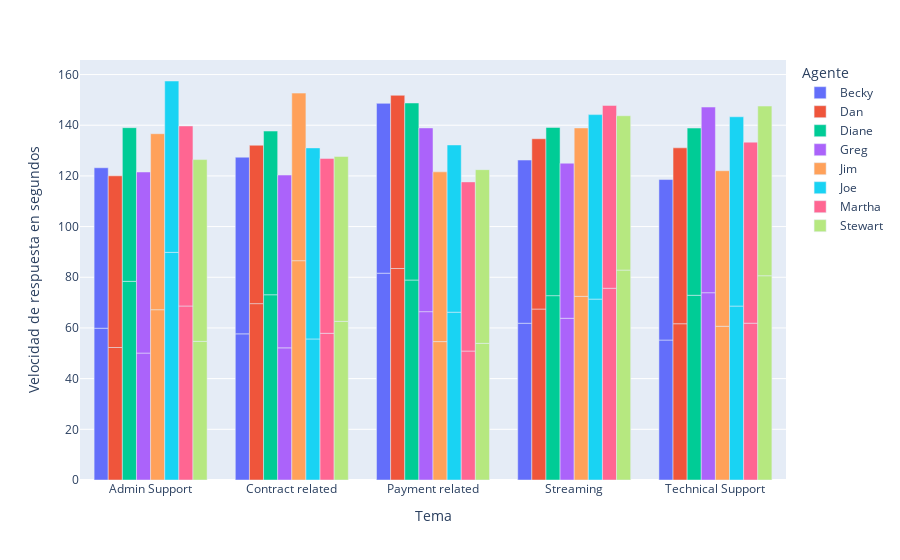
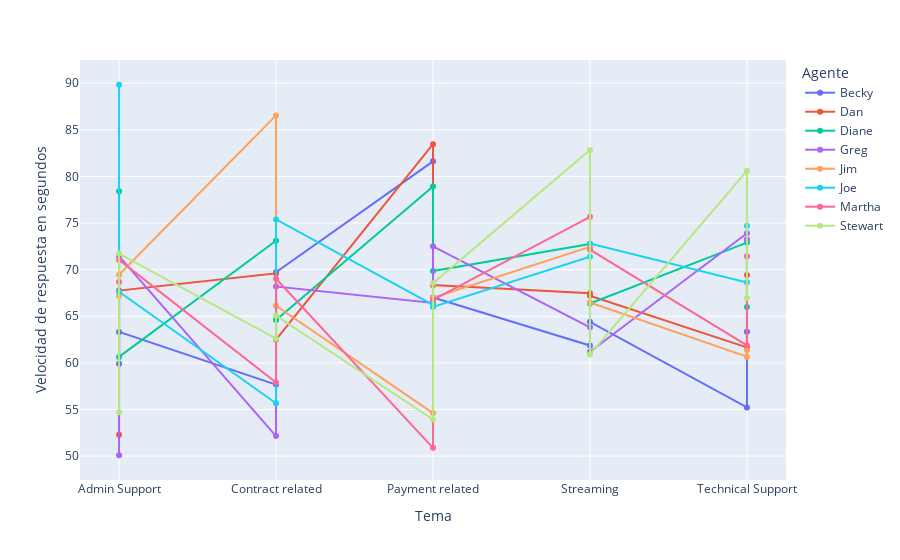

Notebook code cell kept with these figures, in order:
### Code cell
df_agente=df_.groupby(['Agente','Tema','Resuelto'])['Velocidad de respuesta en segundos'].mean().reset_index()
fig=px.bar(df_agente,x='Tema',y='Velocidad de respuesta en segundos',color='Agente',barmode='group')
fig2=px.line(df_agente,x='Tema',y='Velocidad de respuesta en segundos',color='Agente',markers=True)
fig.show()
fig2.show()
df_agente

### Figure 1 — Plotly figure (JSON) as saved in the notebook; plotly's stock layout.template omitted (floating-point values rounded to 4 significant figures)
{"data": [{"alignmentgroup": "True", "hovertemplate": "Agente=Becky<br>Tema=%{x}<br>Velocidad de respuesta en segundos=%{y}<extra></extra>", "legendgroup": "Becky", "marker": {"color": "#636efa", "pattern": {"shape": ""}}, "name": "Becky", "offsetgroup": "Becky", "orientation": "v", "showlegend": true, "textposition": "auto", "type": "bar", "x": ["Admin Support", "Admin Support", "Contract related", "Contract related", "Payment related", "Payment related", "Streaming", "Streaming", "Technical Support", "Technical Support"], "xaxis": "x", "y": [59.9, 63.32, 57.67, 69.72, 81.62, 67.01, 61.86, 64.4, 55.22, 63.34], "yaxis": "y"}, {"alignmentgroup": "True", "hovertemplate": "Agente=Dan<br>Tema=%{x}<br>Velocidad de respuesta en segundos=%{y}<extra></extra>", "legendgroup": "Dan", "marker": {"color": "#EF553B", "pattern": {"shape": ""}}, "name": "Dan", "offsetgroup": "Dan", "orientation": "v", "showlegend": true, "textposition": "auto", "type": "bar", "x": ["Admin Support", "Admin Support", "Contract related", "Contract related", "Payment related", "Payment related", "Streaming", "Streaming", "Technical Support", "Technical Support"], "xaxis": "x", "y": [52.29, 67.75, 69.6, 62.51, 83.46, 68.34, 67.46, 67.21, 61.67, 69.42], "yaxis": "y"}, {"alignmentgroup": "True", "hovertemplate": "Agente=Diane<br>Tema=%{x}<br>Velocidad de respuesta en segundos=%{y}<extra></extra>", "legendgroup": "Diane", "marker": {"color": "#00cc96", "pattern": {"shape": ""}}, "name": "Diane", "offsetgroup": "Diane", "orientation": "v", "showlegend": true, "textposition": "auto", "type": "bar", "x": ["Admin Support", "Admin Support", "Contract related", "Contract related", "Payment related", "Payment related", "Streaming", "Streaming", "Technical Support", "Technical Support"], "xaxis": "x", "y": [78.4, 60.64, 73.1, 64.6, 78.92, 69.86, 72.75, 66.38, 72.9, 65.99], "yaxis": "y"}, {"alignmentgroup": "True", "hovertemplate": "Agente=Greg<br>Tema=%{x}<br>Velocidad de respuesta en segundos=%{y}<extra></extra>", "legendgroup": "Greg", "marker": {"color": "#ab63fa", "pattern": {"shape": ""}}, "name": "Greg", "offsetgroup": "Greg", "orientation": "v", "showlegend": true, "textposition": "auto", "type": "bar", "x": ["Admin Support", "Admin Support", "Contract related", "Contract related", "Payment related", "Payment related", "Streaming", "Streaming", "Technical Support", "Technical Support"], "xaxis": "x", "y": [50.09, 71.46, 52.14, 68.19, 66.43, 72.51, 63.82, 61.2, 73.91, 73.27], "yaxis": "y"}, {"alignmentgroup": "True", "hovertemplate": "Agente=Jim<br>Tema=%{x}<br>Velocidad de respuesta en segundos=%{y}<extra></extra>", "legendgroup": "Jim", "marker": {"color": "#FFA15A", "pattern": {"shape": ""}}, "name": "Jim", "offsetgroup": "Jim", "orientation": "v", "showlegend": true, "textposition": "auto", "type": "bar", "x": ["Admin Support", "Admin Support", "Contract related", "Contract related", "Payment related", "Payment related", "Streaming", "Streaming", "Technical Support", "Technical Support"], "xaxis": "x", "y": [67.2, 69.45, 86.55, 66.13, 54.62, 66.99, 72.45, 66.47, 60.67, 61.38], "yaxis": "y"}, {"alignmentgroup": "True", "hovertemplate": "Agente=Joe<br>Tema=%{x}<br>Velocidad de respuesta en segundos=%{y}<extra></extra>", "legendgroup": "Joe", "marker": {"color": "#19d3f3", "pattern": {"shape": ""}}, "name": "Joe", "offsetgroup": "Joe", "orientation": "v", "showlegend": true, "textposition": "auto", "type": "bar", "x": ["Admin Support", "Admin Support", "Contract related", "Contract related", "Payment related", "Payment related", "Streaming", "Streaming", "Technical Support", "Technical Support"], "xaxis": "x", "y": [89.83, 67.62, 55.67, 75.39, 66.22, 66, 71.38, 72.8, 68.64, 74.7], "yaxis": "y"}, {"alignmentgroup": "True", "hovertemplate": "Agente=Martha<br>Tema=%{x}<br>Velocidad de respuesta en segundos=%{y}<extra></extra>", "legendgroup": "Martha", "marker": {"color": "#FF6692", "pattern": {"shape": ""}}, "name": "Martha", "offsetgroup": "Martha", "orientation": "v", "showlegend": true, "textposition": "auto", "type": "bar", "x": ["Admin Support", "Admin Support", "Contract related", "Contract related", "Payment related", "Payment related", "Streaming", "Streaming", "Technical Support", "Technical Support"], "xaxis": "x", "y": [68.67, 71.05, 57.89, 69.02, 50.89, 66.76, 75.67, 72.15, 61.88, 71.45], "yaxis": "y"}, {"alignmentgroup": "True", "hovertemplate": "Agente=Stewart<br>Tema=%{x}<br>Velocidad de respuesta en segundos=%{y}<extra></extra>", "legendgroup": "Stewart", "marker": {"color": "#B6E880", "pattern": {"shape": ""}}, "name": "Stewart", "offsetgroup": "Stewart", "orientation": "v", "showlegend": true, "textposition": "auto", "type": "bar", "x": ["Admin Support", "Admin Support", "Contract related", "Contract related", "Payment related", "Payment related", "Streaming", "Streaming", "Technical Support", "Technical Support"], "xaxis": "x", "y": [54.71, 71.72, 62.6, 65.08, 53.92, 68.55, 82.83, 60.91, 80.6, 66.97], "yaxis": "y"}], "layout": {"barmode": "group", "legend": {"title": {"text": "Agente"}, "tracegroupgap": 0}, "margin": {"t": 60}, "xaxis": {"anchor": "y", "domain": [0, 1], "title": {"text": "Tema"}}, "yaxis": {"anchor": "x", "domain": [0, 1], "title": {"text": "Velocidad de respuesta en segundos"}}}}

### Figure 2 — Plotly figure (JSON) as saved in the notebook; plotly's stock layout.template omitted (floating-point values rounded to 4 significant figures)
{"data": [{"hovertemplate": "Agente=Becky<br>Tema=%{x}<br>Velocidad de respuesta en segundos=%{y}<extra></extra>", "legendgroup": "Becky", "line": {"color": "#636efa", "dash": "solid"}, "marker": {"symbol": "circle"}, "mode": "markers+lines", "name": "Becky", "orientation": "v", "showlegend": true, "type": "scatter", "x": ["Admin Support", "Admin Support", "Contract related", "Contract related", "Payment related", "Payment related", "Streaming", "Streaming", "Technical Support", "Technical Support"], "xaxis": "x", "y": [59.9, 63.32, 57.67, 69.72, 81.62, 67.01, 61.86, 64.4, 55.22, 63.34], "yaxis": "y"}, {"hovertemplate": "Agente=Dan<br>Tema=%{x}<br>Velocidad de respuesta en segundos=%{y}<extra></extra>", "legendgroup": "Dan", "line": {"color": "#EF553B", "dash": "solid"}, "marker": {"symbol": "circle"}, "mode": "markers+lines", "name": "Dan", "orientation": "v", "showlegend": true, "type": "scatter", "x": ["Admin Support", "Admin Support", "Contract related", "Contract related", "Payment related", "Payment related", "Streaming", "Streaming", "Technical Support", "Technical Support"], "xaxis": "x", "y": [52.29, 67.75, 69.6, 62.51, 83.46, 68.34, 67.46, 67.21, 61.67, 69.42], "yaxis": "y"}, {"hovertemplate": "Agente=Diane<br>Tema=%{x}<br>Velocidad de respuesta en segundos=%{y}<extra></extra>", "legendgroup": "Diane", "line": {"color": "#00cc96", "dash": "solid"}, "marker": {"symbol": "circle"}, "mode": "markers+lines", "name": "Diane", "orientation": "v", "showlegend": true, "type": "scatter", "x": ["Admin Support", "Admin Support", "Contract related", "Contract related", "Payment related", "Payment related", "Streaming", "Streaming", "Technical Support", "Technical Support"], "xaxis": "x", "y": [78.4, 60.64, 73.1, 64.6, 78.92, 69.86, 72.75, 66.38, 72.9, 65.99], "yaxis": "y"}, {"hovertemplate": "Agente=Greg<br>Tema=%{x}<br>Velocidad de respuesta en segundos=%{y}<extra></extra>", "legendgroup": "Greg", "line": {"color": "#ab63fa", "dash": "solid"}, "marker": {"symbol": "circle"}, "mode": "markers+lines", "name": "Greg", "orientation": "v", "showlegend": true, "type": "scatter", "x": ["Admin Support", "Admin Support", "Contract related", "Contract related", "Payment related", "Payment related", "Streaming", "Streaming", "Technical Support", "Technical Support"], "xaxis": "x", "y": [50.09, 71.46, 52.14, 68.19, 66.43, 72.51, 63.82, 61.2, 73.91, 73.27], "yaxis": "y"}, {"hovertemplate": "Agente=Jim<br>Tema=%{x}<br>Velocidad de respuesta en segundos=%{y}<extra></extra>", "legendgroup": "Jim", "line": {"color": "#FFA15A", "dash": "solid"}, "marker": {"symbol": "circle"}, "mode": "markers+lines", "name": "Jim", "orientation": "v", "showlegend": true, "type": "scatter", "x": ["Admin Support", "Admin Support", "Contract related", "Contract related", "Payment related", "Payment related", "Streaming", "Streaming", "Technical Support", "Technical Support"], "xaxis": "x", "y": [67.2, 69.45, 86.55, 66.13, 54.62, 66.99, 72.45, 66.47, 60.67, 61.38], "yaxis": "y"}, {"hovertemplate": "Agente=Joe<br>Tema=%{x}<br>Velocidad de respuesta en segundos=%{y}<extra></extra>", "legendgroup": "Joe", "line": {"color": "#19d3f3", "dash": "solid"}, "marker": {"symbol": "circle"}, "mode": "markers+lines", "name": "Joe", "orientation": "v", "showlegend": true, "type": "scatter", "x": ["Admin Support", "Admin Support", "Contract related", "Contract related", "Payment related", "Payment related", "Streaming", "Streaming", "Technical Support", "Technical Support"], "xaxis": "x", "y": [89.83, 67.62, 55.67, 75.39, 66.22, 66, 71.38, 72.8, 68.64, 74.7], "yaxis": "y"}, {"hovertemplate": "Agente=Martha<br>Tema=%{x}<br>Velocidad de respuesta en segundos=%{y}<extra></extra>", "legendgroup": "Martha", "line": {"color": "#FF6692", "dash": "solid"}, "marker": {"symbol": "circle"}, "mode": "markers+lines", "name": "Martha", "orientation": "v", "showlegend": true, "type": "scatter", "x": ["Admin Support", "Admin Support", "Contract related", "Contract related", "Payment related", "Payment related", "Streaming", "Streaming", "Technical Support", "Technical Support"], "xaxis": "x", "y": [68.67, 71.05, 57.89, 69.02, 50.89, 66.76, 75.67, 72.15, 61.88, 71.45], "yaxis": "y"}, {"hovertemplate": "Agente=Stewart<br>Tema=%{x}<br>Velocidad de respuesta en segundos=%{y}<extra></extra>", "legendgroup": "Stewart", "line": {"color": "#B6E880", "dash": "solid"}, "marker": {"symbol": "circle"}, "mode": "markers+lines", "name": "Stewart", "orientation": "v", "showlegend": true, "type": "scatter", "x": ["Admin Support", "Admin Support", "Contract related", "Contract related", "Payment related", "Payment related", "Streaming", "Streaming", "Technical Support", "Technical Support"], "xaxis": "x", "y": [54.71, 71.72, 62.6, 65.08, 53.92, 68.55, 82.83, 60.91, 80.6, 66.97], "yaxis": "y"}], "layout": {"legend": {"title": {"text": "Agente"}, "tracegroupgap": 0}, "margin": {"t": 60}, "xaxis": {"anchor": "y", "domain": [0, 1], "title": {"text": "Tema"}}, "yaxis": {"anchor": "x", "domain": [0, 1], "title": {"text": "Velocidad de respuesta en segundos"}}}}
